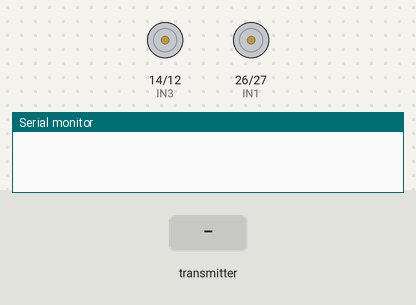
Simulated run of this sketch. Board: ESP32. Parts: motor-driver pin pairs drawn as motors (green arrow = first pin HIGH = forward, orange = second pin HIGH = backward, longer = more drive), the last lines printed to the serial monitor. The test bench sets the inputs (shaded band).

Above: at 1.2 s.
1.3 s: the transmitter starts sending throttle = 1024
At 2.1 s:
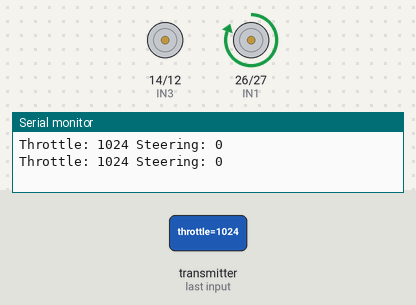
2.8 s: the transmitter starts sending steering = 1024
At 3.2 s:
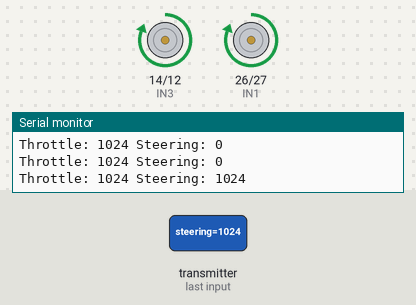
4.3 s: the transmitter starts sending throttle = 0
At 5.5 s:
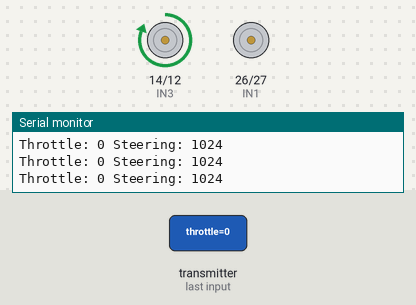
5.8 s: the transmitter starts sending throttle = 2048
At 6.7 s:
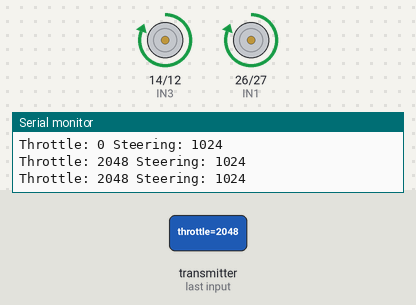
7.3 s: the transmitter starts sending steering = 0
At 7.9 s:
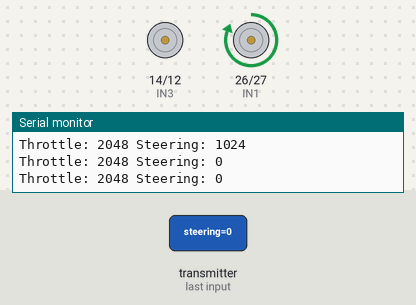
Timing chart, 0 to 9.8 s (numbered marks = the images above; inputs shaded):
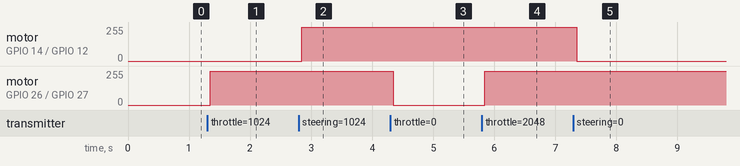

The sketch:

Neuronav_Receiver_esp32__car_.ino
```cpp
//ESP32 RECEIVER / Car

#include <WiFi.h>
#include <esp_now.h>

typedef struct {
  int throttle;
  int steering;
} ControlData;

ControlData data;

// Motor pins
#define IN1 26
#define IN2 27
#define IN3 14
#define IN4 12

#define PWM_FREQ 1000
#define PWM_RES 8

#define CH1 0
#define CH2 1
#define CH3 2
#define CH4 3

unsigned long lastPacketTime = 0;
#define TIMEOUT 500  // ms

void onReceive(const uint8_t * mac, const uint8_t *incomingData, int len) {
  memcpy(&data, incomingData, sizeof(data));

  lastPacketTime = millis();

  Serial.print("Throttle: ");
  Serial.print(data.throttle);
  Serial.print(" Steering: ");
  Serial.println(data.steering);

  controlCar(data.throttle, data.steering);
}

void controlCar(int t, int s) {

  // 🔥 Deadzone (avoid jitter)
  if (abs(t) < 10) t = 0;
  if (abs(s) < 10) s = 0;

  // Map to PWM (0–255)
  int speed = constrain(abs(t), 0, 255);
  int turn = constrain(abs(s), 0, 255);

  // Forward / Backward
  if (t > 0) {
    ledcWrite(CH1, speed);
    ledcWrite(CH2, 0);
  } else if (t < 0) {
    ledcWrite(CH1, 0);
    ledcWrite(CH2, speed);
  } else {
    ledcWrite(CH1, 0);
    ledcWrite(CH2, 0);
  }

  // Steering
  if (s > 0) {
    ledcWrite(CH3, turn);
    ledcWrite(CH4, 0);
  } else if (s < 0) {
    ledcWrite(CH3, 0);
    ledcWrite(CH4, turn);
  } else {
    ledcWrite(CH3, 0);
    ledcWrite(CH4, 0);
  }
}

void stopCar() {
  ledcWrite(CH1, 0);
  ledcWrite(CH2, 0);
  ledcWrite(CH3, 0);
  ledcWrite(CH4, 0);
}

void setup() {
  Serial.begin(115200);

  // PWM setup
  ledcSetup(CH1, PWM_FREQ, PWM_RES);
  ledcSetup(CH2, PWM_FREQ, PWM_RES);
  ledcSetup(CH3, PWM_FREQ, PWM_RES);
  ledcSetup(CH4, PWM_FREQ, PWM_RES);

  ledcAttachPin(IN1, CH1);
  ledcAttachPin(IN2, CH2);
  ledcAttachPin(IN3, CH3);
  ledcAttachPin(IN4, CH4);

  WiFi.mode(WIFI_STA);

  if (esp_now_init() != ESP_OK) {
    Serial.println("Error initializing ESP-NOW");
    return;
  }

  esp_now_register_recv_cb(onReceive);
}

void loop() {
  // 🛑 FAILSAFE
  if (millis() - lastPacketTime > TIMEOUT) {
    stopCar();
  }
}
```

Measured:
- after the input at 1.3 s, motor on GPIO 26 (IN1) / GPIO 27 (IN2): stopped → forward 255/255 after 0.05 s
- after the input at 2.8 s, motor on GPIO 14 (IN3) / GPIO 12 (IN4): stopped → forward 255/255 after 0.05 s
- after the input at 4.3 s, motor on GPIO 26 (IN1) / GPIO 27 (IN2): forward 255/255 → stopped after 0.05 s
- after the input at 5.8 s, motor on GPIO 26 (IN1) / GPIO 27 (IN2): stopped → forward 255/255 after 0.05 s
- after the input at 7.3 s, motor on GPIO 14 (IN3) / GPIO 12 (IN4): forward 255/255 → stopped after 0.05 s
